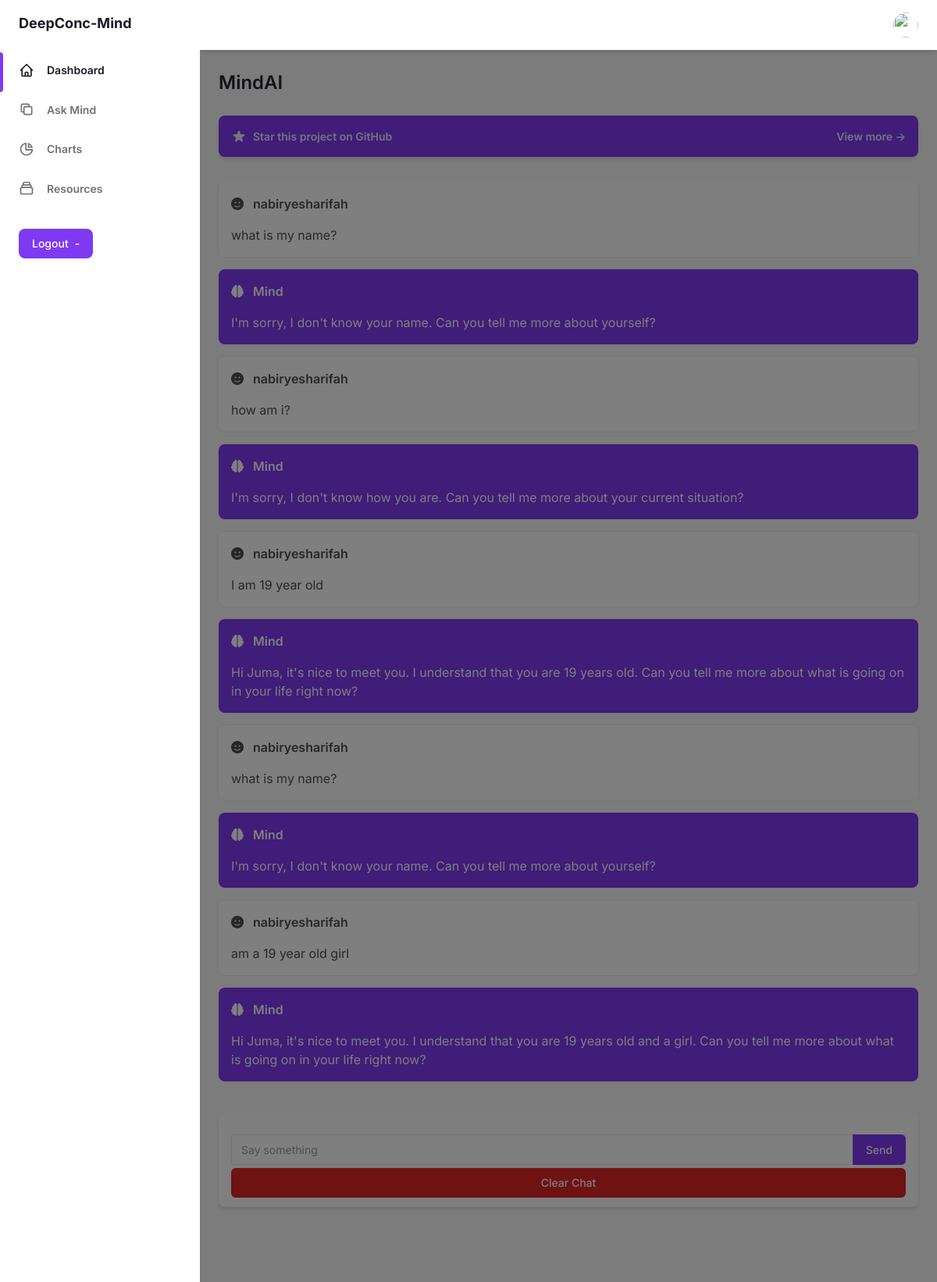
/mind/ (signed in), run on the app's committed database.
### mind/models.py (models this page shows, shortened)
class Chat(models.Model):
    user = models.ForeignKey(User, on_delete=models.CASCADE)
    human = models.TextField()
    mind_bot = models.TextField()

### mind/views.py (the view)
# urls.py: path('mind/', include('mind.urls')),
@login_required(login_url='accounts:signin')
def mind(request):
    user_id = str(request.user.id)
    if user_id not in memory_dict:
        memory_dict[user_id] = ConversationBufferWindowMemory()
    if request.method == 'POST':
        message = request.POST.get('message')
        clean_message = str(message)
        response = askOpenAI(clean_message, memory_dict[user_id])
        chat = Chat(user=request.user, human=message, mind_bot=response)
        chat.save()
        return redirect(request.META['HTTP_REFERER'])
    else:
        chats = Chat.objects.filter(user=request.user)
        context = {'history': chats}
        template_name = 'mind/mind.html'
        return render(request=request, template_name=template_name, context=context)

### mind/templates/mind/mind.html (shortened to what this page needs)
{% extends 'base.html' %} {% block content %}
<main class="h-full pb-16 overflow-y-auto">
  <div class="container px-6 mx-auto grid">
    <h2 class="my-6 text-2xl font-semibold text-gray-700 dark:text-gray-200">
      MindAI
    </h2>
    <a
      class="flex items-center justify-between p-4 mb-8 text-sm font-semibold text-purple-100 bg-purple-600 rounded-lg shadow-md focus:outline-none focus:shadow-outline-purple"
      href="https://github.com/estevanmaito/windmill-dashboard"
    >
      <div class="flex items-center">
        <span>Star this project on GitHub</span>
      </div>
      <span>View more &RightArrow;</span>
    </a>
    {% if history %}
    <div class="flex flex-col history">
      {% for story in history %}
      <div
        class="mb-4 min-w-0 p-4 bg-white rounded-lg shadow-xs dark:bg-gray-800"
      >
        <h4 class="mb-4 font-semibold text-gray-600 dark:text-gray-300">
          <i class="fa-solid fa-face-smile pr-2"></i>
          {{story.user.username}}
        </h4>
        <p class="text-gray-600 dark:text-gray-400">{{story.human}}</p>
      </div>
      <div
        class="mb-4 min-w-0 p-4 text-white bg-purple-600 rounded-lg shadow-xs"
      >
        <h4 class="mb-4 font-semibold">
          <i class="fa-solid fa-brain pr-2"></i>
          Mind
        </h4>
        <p>{{story.mind_bot}}</p>
      </div>
      {% endfor%}
    </div>
    {% else %}
    <div class="min-w-0 p-4 text-white bg-purple-600 rounded-lg shadow-xs">
      <h4 class="mb-4 font-semibold">Mind <i class="fa-solid fa-brain"></i></h4>
      <p>Hi {{request.user.username}} 👋, Let's Talk</p>
    </div>
    {% endif %}
    <form
      action="{% url 'mind:chat' %}"
      method="post"
      class="px-4 py-3 mt-6 mb-8 bg-white rounded-lg shadow-md dark:bg-gray-800"
    >
      <label class="block mt-4 text-sm">
        <div class="relative text-gray-500 focus-within:text-purple-600">
          <input
            class="block w-full pr-20 mt-1 text-sm text-black dark:text-gray-300 dark:border-gray-600 dark:bg-gray-700 focus:border-purple-400 focus:outline-none focus:shadow-outline-purple dark:focus:shadow-outline-gray form-input"
            placeholder="Say something "
            name="message"
          />
          <button
            class="absolute inset-y-0 right-0 px-4 text-sm font-medium leading-5 text-white transition-colors duration-150 bg-purple-600 border border-transparent rounded-r-md active:bg-purple-600 hover:bg-purple-700 focus:outline-none focus:shadow-outline-purple"
          >
            Send
          </button>
        </div>
      </label>
      <a href="{% url 'mind:delete' %}" class="flex mt-1 justify-center">
        <button
          type="button"
          class="w-full px-4 py-2 text-sm font-medium leading-5 text-white transition-colors duration-150 bg-red-600 border border-transparent rounded-md active:bg-red-600 hover:bg-red-700 focus:outline-none focus:shadow-outline-red"
        >
          Clear Chat
        </button>
      </a>
    </form>
  </div>
</main>
{% endblock content %}

### data on the page
Chat: user.username "nabiryesharifah", human "what is my name?", mind_bot "I'm sorry, I don't know your name. Can you tell me more about yourself?"
Chat: user.username "nabiryesharifah", human "how am i?", mind_bot "I'm sorry, I don't know how you are. Can you tell me more about your current situation?"
Chat: user.username "nabiryesharifah", human "I am 19 year old", mind_bot "Hi Juma, it's nice to meet you. I understand that you are 19 years old. Can you tell me more about what is going on in your life right now?"
Chat: user.username "nabiryesharifah", human "what is my name?", mind_bot "I'm sorry, I don't know your name. Can you tell me more about yourself?"
Chat: user.username "nabiryesharifah", human "am a 19 year old girl", mind_bot "Hi Juma, it's nice to meet you. I understand that you are 19 years old and a girl. Can you tell me more about what is going on in your life right now?"
